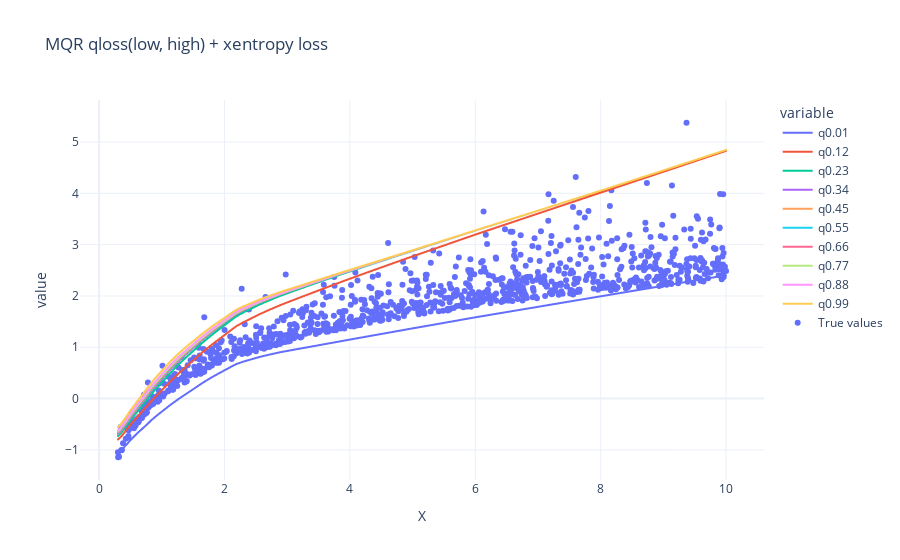

Here is the notebook cell this chart was saved with:
### Code cell
import plotly.express as px
import plotly.graph_objects as go

y_hat_df = (pd.DataFrame(y_hat, columns = qnames)
            .assign(
                X = X.numpy(),
                y = y.numpy()
            )
            .sort_values("X")
)

y_hat_df

# Assuming y_hat_df is your DataFrame and it contains columns 'X', 'q0.50', 'q0.95'
fig = px.line(y_hat_df, x='X', y=qnames, title="MQR qloss(low, high) + xentropy loss")
fig.add_trace(go.Scatter(x=y_hat_df['X'], y=y_hat_df['y'], mode='markers', name='True values'))
fig.show()

### Figure 1 — Plotly figure (JSON) as saved in the notebook; plotly's stock layout.template omitted (floating-point values rounded to 4 significant figures; data arrays with more than 128 entries replaced by an {"elided": "..."} marker saying what was removed)
{"data": [{"hovertemplate": "variable=q0.01<br>X=%{x}<br>value=%{y}<extra></extra>", "legendgroup": "q0.01", "line": {"color": "#636efa", "dash": "solid"}, "marker": {"symbol": "circle"}, "mode": "lines", "name": "q0.01", "showlegend": true, "type": "scattergl", "x": {"elided": "1000 float values"}, "xaxis": "x", "y": {"elided": "1000 float values"}, "yaxis": "y"}, {"hovertemplate": "variable=q0.12<br>X=%{x}<br>value=%{y}<extra></extra>", "legendgroup": "q0.12", "line": {"color": "#EF553B", "dash": "solid"}, "marker": {"symbol": "circle"}, "mode": "lines", "name": "q0.12", "showlegend": true, "type": "scattergl", "x": {"elided": "1000 float values"}, "xaxis": "x", "y": {"elided": "1000 float values"}, "yaxis": "y"}, {"hovertemplate": "variable=q0.23<br>X=%{x}<br>value=%{y}<extra></extra>", "legendgroup": "q0.23", "line": {"color": "#00cc96", "dash": "solid"}, "marker": {"symbol": "circle"}, "mode": "lines", "name": "q0.23", "showlegend": true, "type": "scattergl", "x": {"elided": "1000 float values"}, "xaxis": "x", "y": {"elided": "1000 float values"}, "yaxis": "y"}, {"hovertemplate": "variable=q0.34<br>X=%{x}<br>value=%{y}<extra></extra>", "legendgroup": "q0.34", "line": {"color": "#ab63fa", "dash": "solid"}, "marker": {"symbol": "circle"}, "mode": "lines", "name": "q0.34", "showlegend": true, "type": "scattergl", "x": {"elided": "1000 float values"}, "xaxis": "x", "y": {"elided": "1000 float values"}, "yaxis": "y"}, {"hovertemplate": "variable=q0.45<br>X=%{x}<br>value=%{y}<extra></extra>", "legendgroup": "q0.45", "line": {"color": "#FFA15A", "dash": "solid"}, "marker": {"symbol": "circle"}, "mode": "lines", "name": "q0.45", "showlegend": true, "type": "scattergl", "x": {"elided": "1000 float values"}, "xaxis": "x", "y": {"elided": "1000 float values"}, "yaxis": "y"}, {"hovertemplate": "variable=q0.55<br>X=%{x}<br>value=%{y}<extra></extra>", "legendgroup": "q0.55", "line": {"color": "#19d3f3", "dash": "solid"}, "marker": {"symbol": "circle"}, "mode": "lines", "name": "q0.55", "showlegend": true, "type": "scattergl", "x": {"elided": "1000 float values"}, "xaxis": "x", "y": {"elided": "1000 float values"}, "yaxis": "y"}, {"hovertemplate": "variable=q0.66<br>X=%{x}<br>value=%{y}<extra></extra>", "legendgroup": "q0.66", "line": {"color": "#FF6692", "dash": "solid"}, "marker": {"symbol": "circle"}, "mode": "lines", "name": "q0.66", "showlegend": true, "type": "scattergl", "x": {"elided": "1000 float values"}, "xaxis": "x", "y": {"elided": "1000 float values"}, "yaxis": "y"}, {"hovertemplate": "variable=q0.77<br>X=%{x}<br>value=%{y}<extra></extra>", "legendgroup": "q0.77", "line": {"color": "#B6E880", "dash": "solid"}, "marker": {"symbol": "circle"}, "mode": "lines", "name": "q0.77", "showlegend": true, "type": "scattergl", "x": {"elided": "1000 float values"}, "xaxis": "x", "y": {"elided": "1000 float values"}, "yaxis": "y"}, {"hovertemplate": "variable=q0.88<br>X=%{x}<br>value=%{y}<extra></extra>", "legendgroup": "q0.88", "line": {"color": "#FF97FF", "dash": "solid"}, "marker": {"symbol": "circle"}, "mode": "lines", "name": "q0.88", "showlegend": true, "type": "scattergl", "x": {"elided": "1000 float values"}, "xaxis": "x", "y": {"elided": "1000 float values"}, "yaxis": "y"}, {"hovertemplate": "variable=q0.99<br>X=%{x}<br>value=%{y}<extra></extra>", "legendgroup": "q0.99", "line": {"color": "#FECB52", "dash": "solid"}, "marker": {"symbol": "circle"}, "mode": "lines", "name": "q0.99", "showlegend": true, "type": "scattergl", "x": {"elided": "1000 float values"}, "xaxis": "x", "y": {"elided": "1000 float values"}, "yaxis": "y"}, {"mode": "markers", "name": "True values", "type": "scatter", "x": {"elided": "1000 float values"}, "y": {"elided": "1000 float values"}}], "layout": {"legend": {"title": {"text": "variable"}, "tracegroupgap": 0}, "title": {"text": "MQR qloss(low, high) + xentropy loss"}, "xaxis": {"anchor": "y", "domain": [0, 1], "title": {"text": "X"}}, "yaxis": {"anchor": "x", "domain": [0, 1], "title": {"text": "value"}}}}
